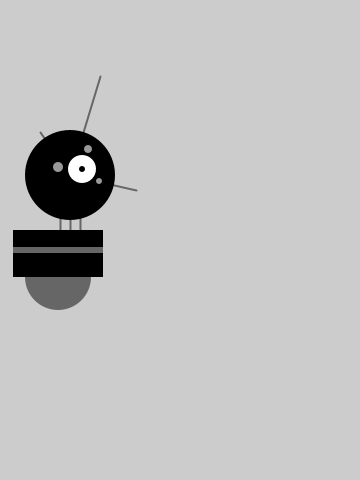
Frame 1 (no input)
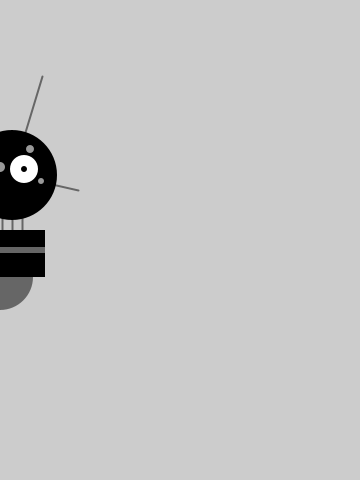
Frame 60 (the mouse pressed at the canvas centre just before this capture)
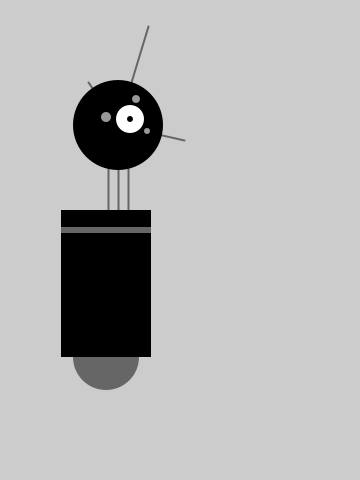
Frame 120 (the mouse held since frame 60 and released just before this capture)

The Processing sketch that drew these frames (run headless with seeded random() and noise(); from frame 60 on, the mouse is pressed at the canvas centre):

// Processing sketch: sketch_221122fexperiment
// ── sketch_221122fexperiment.pde
/*
y = 390
bodyHeight = 180
neckHeight = 40
*/

int x = 60; // x-координата
int y = 310; // y-координата
int bodyHeight = 80; // Длина туловища
int neckHeight = 10; // Длина шеи
int radius = 45; // Радиус головы
//int ny = y - bodyHeight - neckHeight - radius; // Шея Y
float easing = 0.02;

void setup(){
  size(360, 480);
  smooth();
  strokeWeight(2);
  background(204);
  ellipseMode(RADIUS);
}

void draw (){
  
    int targetX = mouseX;
  x += (targetX - x) * easing;
  
  //  if (keyPressed &&(key == CODED)){ 
  //  if (keyCode == LEFT){
  //    x--;
  //  }else if(keyCode == RIGHT){
  //    x++;
  //  }
  //}
  
  if (mousePressed){
    y = 390;
    bodyHeight = 180;
    neckHeight = 40;
  }else{                  // дефолтные значения как глобальные переменные
    y = 310;
    neckHeight = 10;
    bodyHeight =80;
  }
  
  float ny = y - bodyHeight - neckHeight - radius;
  
   background(204);
  
  // Шея
  stroke(102);
  line(x+2, y-bodyHeight, x+2, ny); line(x+12, y-bodyHeight, x+12, ny); 
  line(x+22, y-bodyHeight, x+22, ny);
  
  // Антенны
  line(x+12, ny, x-18, ny-43);
  line(x+12, ny, x+42, ny-99);
  line(x+12, ny, x+78, ny+15);
  
  // Туловище
  noStroke();
  fill(102);
  ellipse(x, y-33, 33, 33);
  fill(0);
  rect(x-45, y-bodyHeight, 90, bodyHeight-33);
  fill(102);
  rect(x-45, y-bodyHeight+17, 90, 6);
  
  // Голова
  fill(0);
  ellipse(x+12, ny, radius, radius);
  fill(255);
  ellipse(x+24, ny-6, 14, 14);
  fill(0);
  ellipse(x+24, ny-6, 3, 3);
  fill(153);
  ellipse(x, ny-8, 5, 5);
  ellipse(x+30, ny-26, 4, 4);
  ellipse(x+41, ny+6, 3, 3);
}
